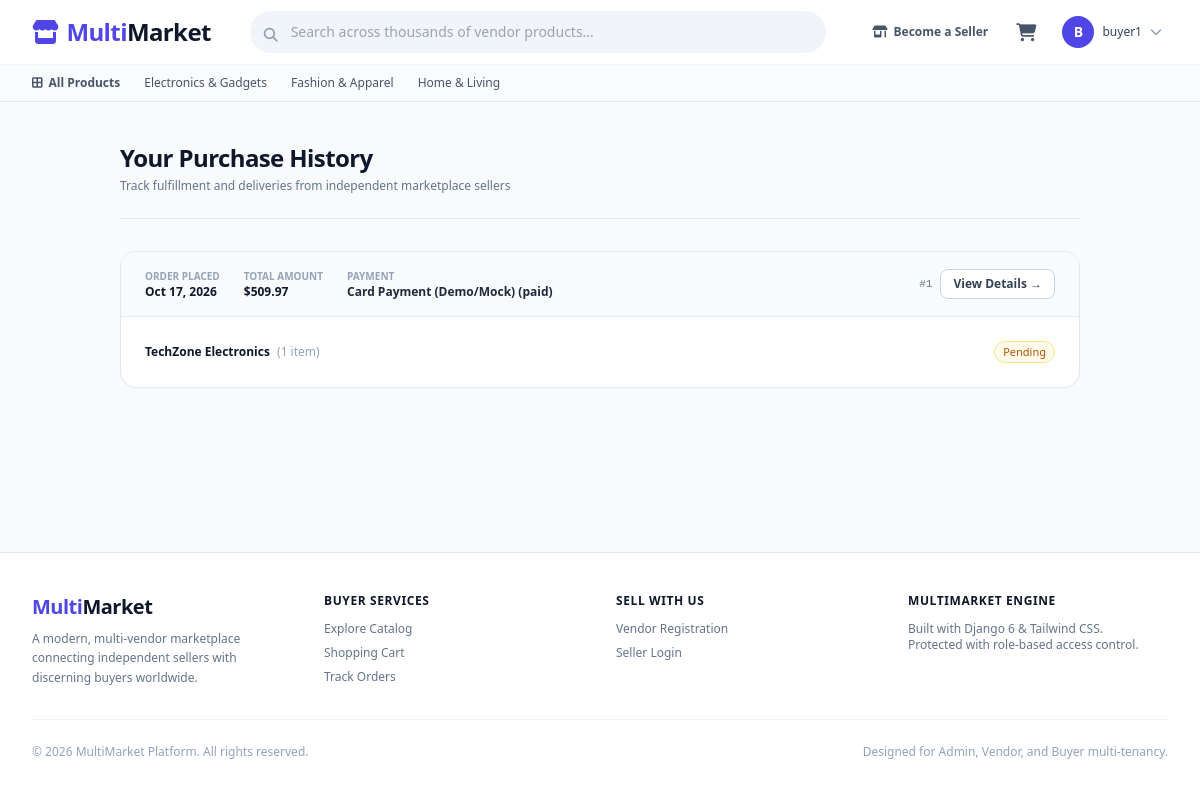
The app's page /orders/my-orders/ (signed in) with its own data.
### accounts/models.py (models this page shows, shortened)
class User(AbstractUser):
    is_buyer = models.BooleanField(default=True)
    is_vendor = models.BooleanField(default=False)
    phone_number = models.CharField(max_length=20, blank=True, null=True)
    avatar = models.ImageField(upload_to='avatars/', blank=True, null=True)

### products/models.py (models this page shows, shortened)
class Category(models.Model):
  name = models.CharField(max_length=100)
  slug = models.SlugField(max_length=120, unique=True, blank=True)
  icon = models.CharField(
      max_length=50, blank=True, help_text='Icon name or CSS class'
  )
  parent = models.ForeignKey(
      'self',
      null=True,
      blank=True,
      on_delete=models.CASCADE,
      related_name='subcategories',
  )
  class Meta:
    verbose_name_plural = 'Categories'
    ordering = ['name']

### orders/models.py (models this page shows, shortened)
class Order(models.Model):
  PAYMENT_STATUS_CHOICES = (
      ('pending', 'Pending'),
      ('paid', 'Paid'),
      ('failed', 'Failed'),
      ('refunded', 'Refunded'),
  )
  PAYMENT_METHOD_CHOICES = (
      ('cod', 'Cash On Delivery'),
      ('card_mock', 'Card Payment (Demo/Mock)'),
  )
  buyer = models.ForeignKey(
      settings.AUTH_USER_MODEL,
      on_delete=models.SET_NULL,
      null=True,
      related_name='orders',
  )
  shipping_address = models.ForeignKey(
      Address, on_delete=models.SET_NULL, null=True, related_name='orders'
  )
  total_amount = models.DecimalField(max_digits=10, decimal_places=2)
  payment_method = models.CharField(
      max_length=20, choices=PAYMENT_METHOD_CHOICES, default='cod'
  )
  payment_status = models.CharField(
      max_length=20, choices=PAYMENT_STATUS_CHOICES, default='pending'
  )
  payment_id = models.CharField(
      max_length=255, blank=True, help_text='Gateway payment reference'
  )
  created_at = models.DateTimeField(auto_now_add=True)
  updated_at = models.DateTimeField(auto_now=True)
  class Meta:
    ordering = ['-created_at']

class VendorOrder(models.Model):
  STATUS_CHOICES = (
      ('pending', 'Pending'),
      ('processing', 'Processing'),
      ('shipped', 'Shipped'),
      ('delivered', 'Delivered'),
      ('cancelled', 'Cancelled'),
  )
  order = models.ForeignKey(
      Order, on_delete=models.CASCADE, related_name='vendor_orders'
  )
  vendor = models.ForeignKey(
      Vendor, on_delete=models.CASCADE, related_name='fulfillment_orders'
  )
  subtotal = models.DecimalField(max_digits=10, decimal_places=2)
  commission_fee = models.DecimalField(
      max_digits=10, decimal_places=2
  )  # Platform revenue
  vendor_earnings = models.DecimalField(
      max_digits=10, decimal_places=2
  )  # Net payout to vendor
  status = models.CharField(
      max_length=20, choices=STATUS_CHOICES, default='pending'
  )
  courier_name = models.CharField(max_length=100, blank=True)
  tracking_number = models.CharField(max_length=100, blank=True)
  created_at = models.DateTimeField(auto_now_add=True)
  updated_at = models.DateTimeField(auto_now=True)
  class Meta:
    ordering = ['-created_at']

### vendors/models.py (models this page shows, shortened)
class Vendor(models.Model):
    user = models.OneToOneField(
        settings.AUTH_USER_MODEL,
        on_delete=models.CASCADE,
        related_name='vendor_profile'
    )
    store_name = models.CharField(max_length=200, unique=True)
    slug = models.SlugField(max_length=220, unique=True, blank=True)
    description = models.TextField(blank=True)
    logo = models.ImageField(upload_to='vendors/logos/', blank=True, null=True)
    banner = models.ImageField(upload_to='vendors/banners/', blank=True, null=True)
    is_approved = models.BooleanField(
        default=False,
        help_text="Superadmin approval required before store goes live."
    )
    is_active = models.BooleanField(
        default=True,
        help_text="Can be suspended or disabled by Superadmin."
    )
    commission_rate = models.DecimalField(
        max_digits=5,
        decimal_places=2,
        default=10.00,
        help_text="Platform fee percentage (e.g. 10.00 for 10%)"
    )
    bank_account_title = models.CharField(max_length=150, blank=True)
    bank_name = models.CharField(max_length=100, blank=True)
    bank_account_number = models.CharField(max_length=50, blank=True)
    bank_iban = models.CharField(max_length=50, blank=True)
    created_at = models.DateTimeField(auto_now_add=True)
    updated_at = models.DateTimeField(auto_now=True)

### orders/views.py (the view)
# urls.py: path('my-orders/', views.buyer_orders_view, name='buyer_orders'),
@buyer_required
def buyer_orders_view(request):
  orders = (
      Order.objects.filter(buyer=request.user)
      .prefetch_related('vendor_orders__vendor')
      .order_by('-created_at')
  )
  return render(request, 'orders/buyer_orders.html', {'orders': orders})

### templates/orders/buyer_orders.html (shortened to what this page needs)
{% extends 'base.html' %}
{% block content %}
<div class="max-w-5xl mx-auto px-4 sm:px-6 lg:px-8 py-10">
    <div class="pb-6 border-b border-slate-200 mb-8">
        <h1 class="text-2xl font-bold tracking-tight text-slate-900">Your Purchase History</h1>
        <p class="text-xs text-slate-500 mt-1">Track fulfillment and deliveries from independent marketplace sellers</p>
    </div>
    {% if orders %}
    <div class="space-y-6">
        {% for order in orders %}
        <div class="bg-white rounded-2xl border border-slate-200 shadow-xs overflow-hidden">
            <div class="bg-slate-50 px-6 py-4 border-b border-slate-200 flex flex-wrap items-center justify-between gap-4 text-xs">
                <div class="flex items-center gap-6">
                    <div>
                        <span class="text-slate-400 block text-[10px] uppercase font-semibold">Order Placed</span>
                        <span class="font-bold text-slate-900">{{ order.created_at|date:"M d, Y" }}</span>
                    </div>
                    <div>
                        <span class="text-slate-400 block text-[10px] uppercase font-semibold">Total Amount</span>
                        <span class="font-bold text-slate-900">${{ order.total_amount }}</span>
                    </div>
                    <div>
                        <span class="text-slate-400 block text-[10px] uppercase font-semibold">Payment</span>
                        <span class="font-semibold text-slate-800">{{ order.get_payment_method_display }} ({{ order.payment_status }})</span>
                    </div>
                </div>
                <div class="flex items-center gap-2">
                    <span class="text-slate-500 font-mono text-[11px]">#{{ order.id }}</span>
                    <a href="{% url 'orders:buyer_order_detail' order.id %}" class="px-3 py-1.5 bg-white border border-slate-300 hover:border-brand-500 text-slate-700 font-semibold text-xs rounded-lg transition">
                        View Details &rarr;
                    </a>
                </div>
            </div>
            <div class="p-6 divide-y divide-slate-100">
                {% for sub in order.vendor_orders.all %}
                <div class="py-3 first:pt-0 last:pb-0 flex flex-col sm:flex-row sm:items-center justify-between gap-3 text-xs">
                    <div>
                        <span class="font-bold text-slate-900">{{ sub.vendor.store_name }}</span>
                        <span class="text-slate-400 ml-1">({{ sub.items.count }} item{{ sub.items.count|pluralize }})</span>
                    </div>
                    <div class="flex items-center gap-3">
                        <span class="inline-flex items-center px-2 py-0.5 rounded-full text-[11px] font-medium
                            {% if sub.status == 'delivered' %}bg-emerald-50 text-emerald-700 border border-emerald-200
                            {% elif sub.status == 'shipped' %}bg-indigo-50 text-brand-700 border border-indigo-200
                            {% elif sub.status == 'processing' %}bg-blue-50 text-blue-700 border border-blue-200
                            {% else %}bg-amber-50 text-amber-700 border border-amber-200{% endif %}">
                            {{ sub.get_status_display }}
                        </span>
                    </div>
                </div>
                {% endfor %}
            </div>
        </div>
        {% endfor %}
    </div>
    {% endif %}
</div>
{% endblock %}

### templates/base.html (shortened to what this page needs)
<!DOCTYPE html>
<html lang="en" class="h-full bg-slate-50">
<head>
    <script src="https://cdn.tailwindcss.com"></script>
    <link rel="stylesheet" href="https://cdnjs.cloudflare.com/ajax/libs/font-awesome/6.4.0/css/all.min.css">
</head>
<body class="flex flex-col min-h-screen text-slate-800 antialiased font-sans">
    <header class="bg-white border-b border-slate-200 sticky top-0 z-40 shadow-xs">
        <div class="max-w-7xl mx-auto px-4 sm:px-6 lg:px-8">
            <div class="flex items-center justify-between h-16 gap-4">
                <div class="flex items-center gap-3">
                    <a href="{% url 'home' %}" class="flex items-center gap-2 text-brand-600 font-bold text-2xl tracking-tight">
                        <i class="fa-solid fa-store text-brand-600"></i>
                        <span>Multi<span class="text-slate-900">Market</span></span>
                    </a>
                </div>
                <div class="flex-1 max-w-xl hidden md:block">
                    <form action="{% url 'products:list' %}" method="GET" class="relative">
                        <input type="text" name="q" value="{{ request.GET.q|default:'' }}"
                               placeholder="Search across thousands of vendor products..."
                               class="w-full bg-slate-100 border border-transparent focus:border-brand-500 focus:bg-white focus:ring-2 focus:ring-brand-200 text-sm rounded-full py-2.5 pl-10 pr-4 transition outline-none">
                        <i class="fa-solid fa-magnifying-glass absolute left-3.5 top-3.5 text-slate-400 text-sm"></i>
                    </form>
                </div>
                <div class="flex items-center gap-3">
                    {% if request.user.is_authenticated and request.user.is_vendor %}
                        {% if request.user.vendor_profile.is_approved %}
                        <a href="{% url 'vendors:dashboard' %}" class="hidden sm:inline-flex items-center gap-1.5 px-3 py-1.5 rounded-full text-xs font-semibold bg-indigo-50 text-brand-700 border border-indigo-200 hover:bg-indigo-100 transition">
                            <i class="fa-solid fa-chart-line"></i>
                            <span>Seller Dashboard</span>
                        </a>
                        {% else %}
                        <a href="{% url 'accounts:vendor_pending' %}" class="hidden sm:inline-flex items-center gap-1.5 px-3 py-1.5 rounded-full text-xs font-semibold bg-yellow-50 text-yellow-800 border border-yellow-200">
                            <i class="fa-solid fa-clock"></i>
                            <span>Approval Pending</span>
                        </a>
                        {% endif %}
                    {% elif not request.user.is_authenticated or not request.user.is_vendor %}
                    <a href="{% url 'accounts:register_vendor' %}" class="hidden lg:inline-flex items-center gap-1.5 text-xs font-semibold text-slate-600 hover:text-brand-600 transition px-2 py-1">
                        <i class="fa-solid fa-shop"></i>
                        <span>Become a Seller</span>
                    </a>
                    {% endif %}
                    <a href="{% url 'orders:cart_view' %}" class="relative inline-flex items-center p-2 text-slate-600 hover:text-brand-600 rounded-lg hover:bg-slate-100 transition">
                        <i class="fa-solid fa-cart-shopping text-lg"></i>
                    </a>
                    {% if request.user.is_authenticated %}
                    <div x-data="{ open: false }" class="relative" @click.away="open = false">
                        <button @click="open = !open" class="flex items-center gap-2 p-1.5 rounded-full text-sm hover:bg-slate-100 focus:outline-none">
                            <div class="w-8 h-8 rounded-full bg-brand-600 text-white font-semibold flex items-center justify-center shadow-xs">
                                {{ request.user.username|make_list|first|upper }}
                            </div>
                            <span class="hidden md:inline font-medium text-slate-700 text-xs">{{ request.user.username }}</span>
                            <i class="fa-solid fa-chevron-down text-slate-400 text-xs"></i>
                        </button>
                    </div>
                    {% endif %}
                </div>
            </div>
        </div>
        <nav class="border-t border-slate-100 bg-slate-50/70 hidden sm:block">
            <div class="max-w-7xl mx-auto px-4 sm:px-6 lg:px-8">
                <div class="flex items-center gap-6 py-2.5 overflow-x-auto text-xs font-medium text-slate-600 scrollbar-none">
                    <a href="{% url 'products:list' %}" class="flex items-center gap-1.5 hover:text-brand-600 font-semibold whitespace-nowrap">
                        <i class="fa-solid fa-border-all"></i> All Products
                    </a>
                    {% for cat in global_categories %}
                    <a href="{% url 'products:list' %}?category={{ cat.slug }}" class="hover:text-brand-600 whitespace-nowrap">
                        {{ cat.name }}
                    </a>
                    {% endfor %}
                </div>
            </div>
        </nav>
    </header>
    <main class="flex-1">
        {% block content %}{% endblock %}
    </main>
    <footer class="bg-white border-t border-slate-200 mt-16">
        <div class="max-w-7xl mx-auto px-4 sm:px-6 lg:px-8 py-10">
            <div class="grid grid-cols-1 md:grid-cols-4 gap-8">
                <div>
                    <span class="text-brand-600 font-bold text-xl tracking-tight">Multi<span class="text-slate-900">Market</span></span>
                    <p class="mt-2 text-xs text-slate-500 leading-relaxed">
                        A modern, multi-vendor marketplace connecting independent sellers with discerning buyers worldwide.
                    </p>
                </div>
                <div>
                    <h4 class="text-xs font-semibold text-slate-900 uppercase tracking-wider">Buyer Services</h4>
                    <ul class="mt-3 space-y-2 text-xs text-slate-500">
                        <li><a href="{% url 'products:list' %}" class="hover:text-brand-600">Explore Catalog</a></li>
                        <li><a href="{% url 'orders:cart_view' %}" class="hover:text-brand-600">Shopping Cart</a></li>
                        <li><a href="{% url 'orders:buyer_orders' %}" class="hover:text-brand-600">Track Orders</a></li>
                    </ul>
                </div>
                <div>
                    <h4 class="text-xs font-semibold text-slate-900 uppercase tracking-wider">Sell With Us</h4>
                    <ul class="mt-3 space-y-2 text-xs text-slate-500">
                        <li><a href="{% url 'accounts:register_vendor' %}" class="hover:text-brand-600">Vendor Registration</a></li>
                        <li><a href="{% url 'accounts:login' %}" class="hover:text-brand-600">Seller Login</a></li>
                    </ul>
                </div>
                <div>
                    <h4 class="text-xs font-semibold text-slate-900 uppercase tracking-wider">MultiMarket Engine</h4>
                    <p class="mt-3 text-xs text-slate-500">
                        Built with Django 6 &amp; Tailwind CSS.<br>
                        Protected with role-based access control.
                    </p>
                </div>
            </div>
            <div class="border-t border-slate-100 mt-8 pt-6 flex flex-col sm:flex-row items-center justify-between text-xs text-slate-400">
                <p>&copy; {% now "Y" %} MultiMarket Platform. All rights reserved.</p>
                <p>Designed for Admin, Vendor, and Buyer multi-tenancy.</p>
            </div>
        </div>
    </footer>
</body>
</html>

### records on screen
User: user.username|make_list "B", user.username "buyer1"
Category: name "Electronics & Gadgets"
Category: name "Fashion & Apparel"
Category: name "Home & Living"
Order: created_at "Oct 17, 2026", total_amount "509.97", payment_method "Card Payment (Demo/Mock)", payment_status "paid", id "1"
VendorOrder: vendor.store_name "TechZone Electronics", items.count "1", status "Pending"
